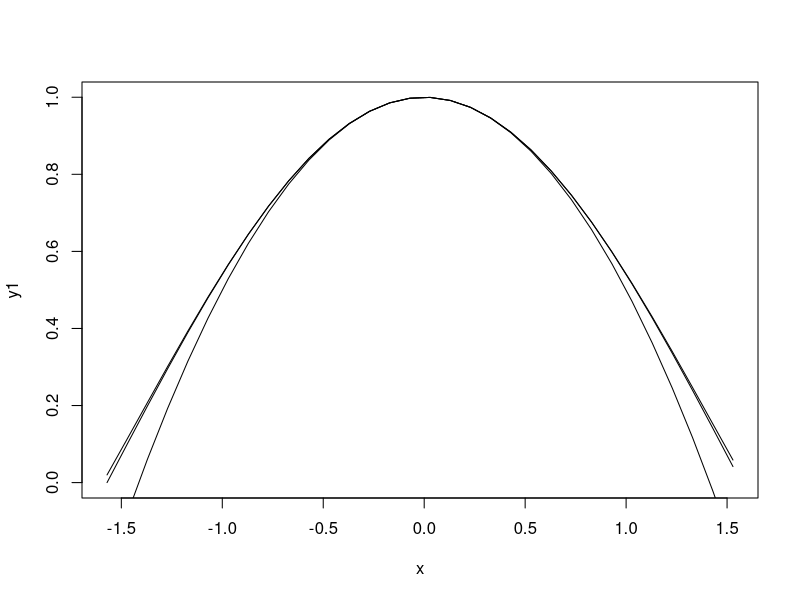
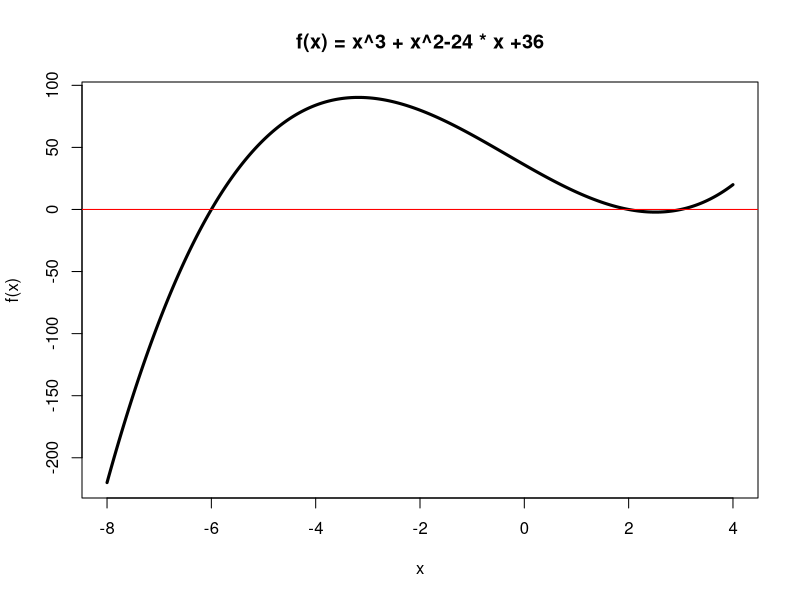

Recreate these plots in R, in order.
## ---- chunk 1
Horner<-function(coeffs,x) {
  res <- vector()
  for (i in 1:length(x)) {
    temp = coeffs[1]
    for (j in 2:length(coeffs)) { 
      temp = temp*x[i] + coeffs[j]
      res[i] <- temp
    }
  }
  return(res)
}

coeffs<-c(2,-8,3,7)
x<-c(3,6,9,12)
Horner(coeffs,x)

## ---- chunk 2
options(digits=10)
accounts=runif(10000,100,100000)
accounts = floor(accounts*100)/100
## ---- chunk 3
interest = accounts*(.05/365)
## ---- chunk 4
day <- 0
illegal <- 0
while (illegal<1000000) {
  day <- day+1
  interest = accounts*(.05/365)
  dep <- floor(interest*100)/100
  illegal <- illegal + sum(interest-dep)
  accounts <- accounts+dep
}
print(day)
print(day/365)
## ---- chunk 5
(1/720)*(pi/4)^6
## ---- chunk 6
x=seq(-pi/2,pi/2,0.1)
y1=cos(x)
plot(x,y1,type="l")
y2=1-1/2*x^2
lines(x,y2)
y3=1-1/2*x^2+(1/24)*x^4
lines(x,y3)
## ---- chunk 7
(7/3-4/3)-1
options(digits=20)
.Machine$double.eps
## ---- chunk 8
(4/3-1/3)-1
## ---- chunk 9
  1000000000000000000 + 100 - 1000000000000000000
## ---- chunk 10
x <- 1e200 * (0:79 %% 2 - 0.5) * (pi**((1:80 - 40) / 10))
## ---- chunk 11
(L <- sqrt(sum(x^2)))
## ---- chunk 12
(uniformSamples<-runif(10,0,1))
mean(uniformSamples)
## ---- chunk 13
# Define a polynomial function
f = function(x) {x^3 + x^2 - 24*x + 36}
# Plot the function
x = seq(-8,4,len=10000)
plot(x,f(x),type="l",lwd=3,main="f(x) = x^3 + x^2-24 * x +36")
abline(0,0,col="red")
